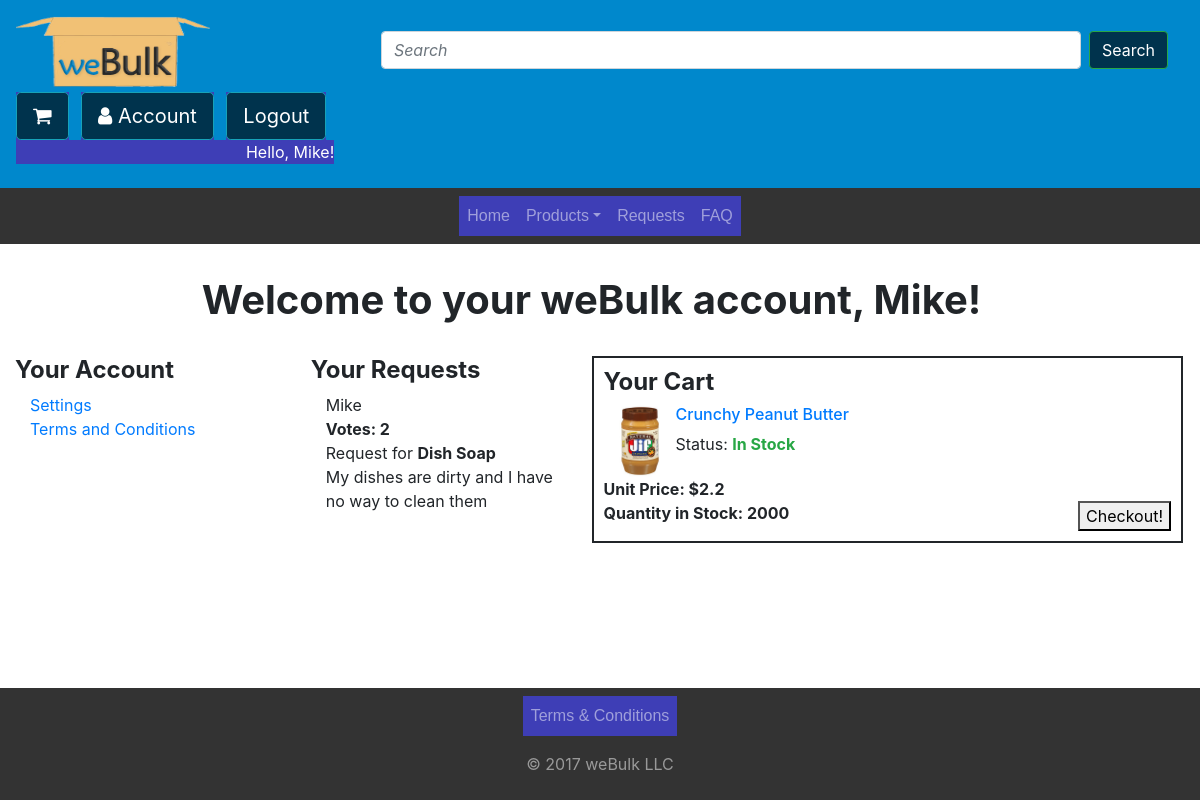
Page /catalog/user (signed in) on the earlier database version.
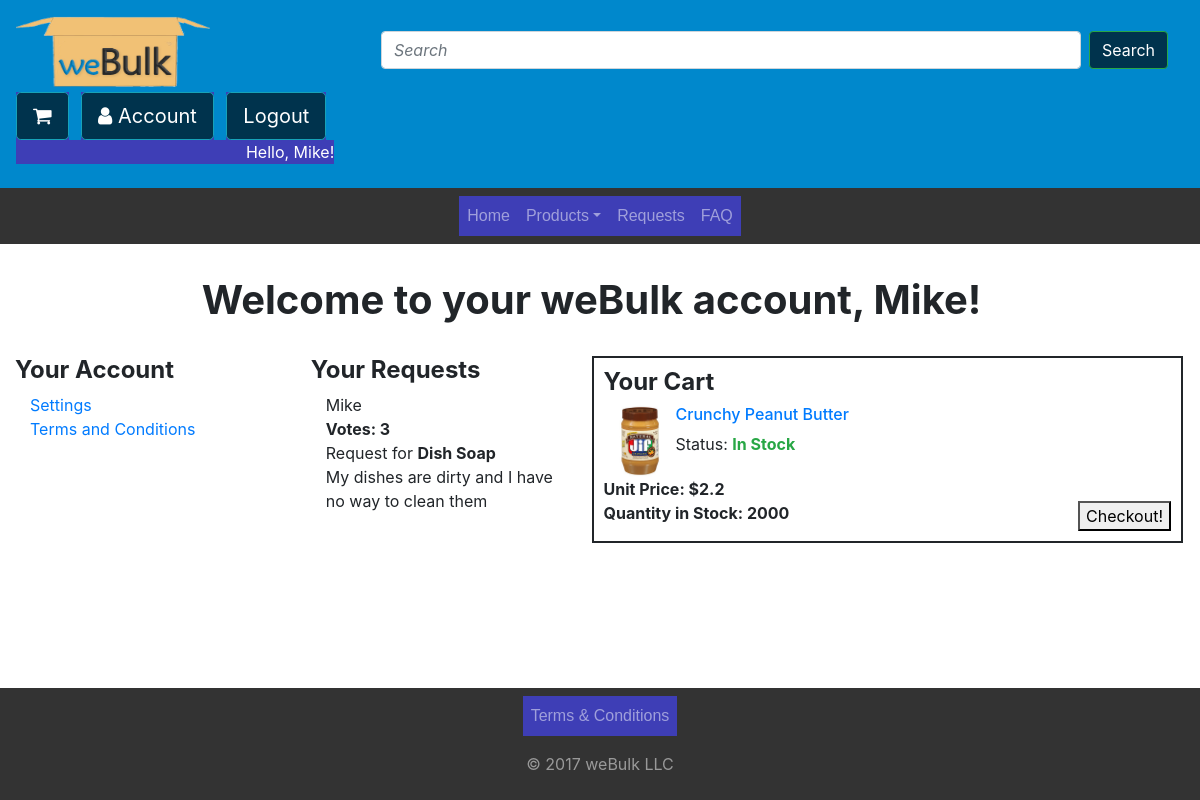
Same page on the later database version.
### catalog/models.py (models this page shows, shortened)
class Request(models.Model):
    user = models.ForeignKey(User, on_delete=models.SET_NULL, null=True)
    request_title = models.CharField(max_length=200, help_text="Enter Request Title")
    request_text = models.TextField(max_length=200, help_text="Enter Request Text")
    popularity = models.IntegerField(default=0)
    class Meta:
        ordering = ["request_title"]
    def display_user(self):
        """
        Creates a string for the Genre. This is required to display genre in Admin.
        """
        return self.user.first_name
    display_user.short_description = 'User'

### catalog/views.py (the view)
# urls.py: url(r'user', views.user, name='user'),
def user(request):
    if request.user.is_authenticated:
        temp = []
        items = ShoppingCart.objects.filter(user=request.user)
        if items != None:
            for item in items:
                item=item.product
                temp.append(item)
        else:
            items=None
        reqs = Request.objects.filter(user=request.user)
        return render(
            request,
            'user.html',
            context={'items': temp,'reqs':reqs}
        )
    else:
        return render(
        request,
    	'index.html'
        )

### catalog/models.py (called while the page is built)
    def get_absolute_url(self):
         return reverse('product-detail', args=[str(self.id)])

### catalog/templates/user.html (shortened to what this page needs)
{% extends "base_generic.html" %}
{% block content %}
{% load static %}
<div class="container-fluid">
<h1 style="text-align:center"><strong>Welcome to your weBulk account, {{ user.first_name }}!</strong></h1>
  <div class="row">
    <div class ="col-lg-3 item">
      <h4><strong>Your Account</strong></h4>
      <div class ="col-sm-12">
        <h8><a href="#">Settings</a></h8>
      </div>
      <div class ="col-sm-12">
        <h8><a href="{% url 'terms' %}">Terms and Conditions</a></h8>
      </div>
    </div>
    <div class = "col-lg-3 reqs">
      <h4><strong>Your Requests</strong></h4>
        <div class = "col-sm-12">
          {{user.first_name}}
          {% for r in reqs %}
          <p><strong>Votes: {{r.popularity}}</strong><br>
           Request for <strong>{{r.request_title}}</strong><br>
               {{r.request_text}}
          </p>
          {% endfor %}
        </div>
      </div>
   <div class ="col-lg-6" style="border:solid 2px;padding:10px">
   <h4><strong>Your Cart</strong></h4>
     {% for item in items %}
     <tr>
      <td class="col-md-3">
        <div class="media">
          <a class="thumbnail pull-left" href="#"> <img class="media-object" src="{% static item.image%}" style="width: 72px; height: 72px;"> </a>
          <div class="media-body">
            <h6 class="media-heading"><a href="{{item.get_absolute_url}}">{{item.name}}</a></h6>
              <span>Status: </span><span class="text-success"><strong>In Stock</strong></span>
            </div>
          </div>
        </td>
        <td class="text-right"><strong>Unit Price: ${{item.price}}</strong></td><br>
        <td class="text-right"><strong>Quantity in Stock: {{item.quantity}}</strong></td>
      </tr>
      {% endfor %}
      <button class="check-btn" style="float: right;">Checkout!</button>
    </div>
</div>
</div>
{% endblock %}

Differences in the rows shown:
changed Request "Dish Soap": popularity "2" → "3"
